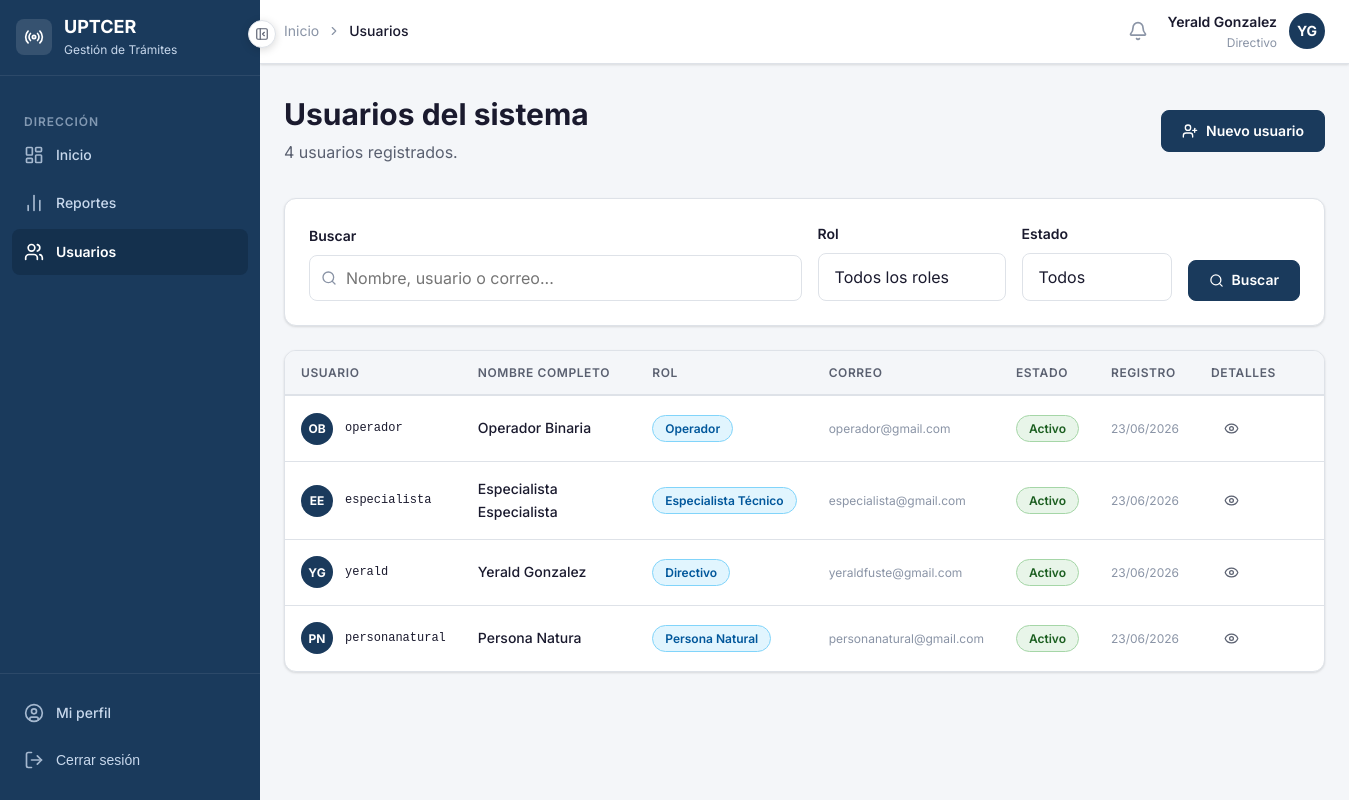
The app's page /usuarios/ (signed in), older data.
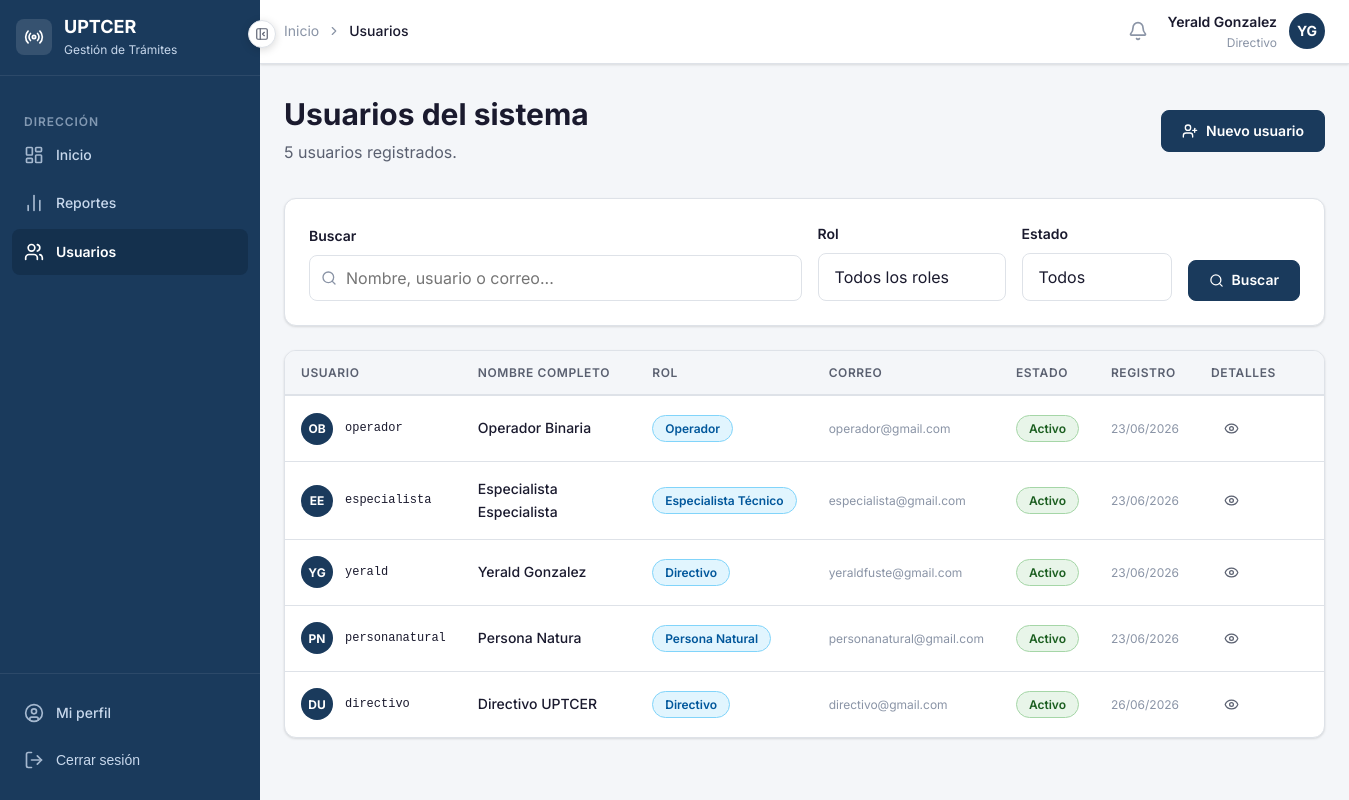
The same page, newer data.
### apps/accounts/models.py (models this page shows, shortened)
class Usuario(AbstractBaseUser, PermissionsMixin):
    ROL_PERSONA_NATURAL  = 'persona_natural'
    ROL_OPERADOR         = 'operador'
    ROL_ESPECIALISTA     = 'especialista'
    ROL_ADUANA           = 'aduana'
    ROL_DIRECTIVO        = 'directivo'
    ROLES = [
        (ROL_PERSONA_NATURAL, 'Persona Natural'),
        (ROL_OPERADOR,        'Operador'),
        (ROL_ESPECIALISTA,    'Especialista Técnico'),
        (ROL_ADUANA,          'Aduana'),
        (ROL_DIRECTIVO,       'Directivo'),
    ]
    username        = models.CharField('Usuario', max_length=150, unique=True)
    email           = models.EmailField('Correo electrónico', unique=True)
    nombre          = models.CharField('Nombre', max_length=100)
    apellidos       = models.CharField('Apellidos', max_length=100)
    rol             = models.CharField('Rol', max_length=30, choices=ROLES, default=ROL_PERSONA_NATURAL)
    telefono        = models.CharField('Teléfono', max_length=20, blank=True)
    activo          = models.BooleanField('Activo', default=True)
    fecha_registro  = models.DateTimeField('Fecha de registro', auto_now_add=True)
    is_active       = models.BooleanField(default=True)
    is_staff        = models.BooleanField(default=False)
    objects = UsuarioManager()
    USERNAME_FIELD  = 'username'
    REQUIRED_FIELDS = ['email', 'nombre', 'apellidos']
    class Meta:
        verbose_name        = 'Usuario'
        verbose_name_plural = 'Usuarios'
        ordering            = ['apellidos', 'nombre']
    def get_nombre_completo(self):
        return f'{self.nombre} {self.apellidos}'
    @property
    def es_persona_natural(self):
        return self.rol == self.ROL_PERSONA_NATURAL
    @property
    def es_operador(self):
        return self.rol == self.ROL_OPERADOR
    @property
    def es_especialista(self):
        return self.rol == self.ROL_ESPECIALISTA
    @property
    def es_aduana(self):
        return self.rol == self.ROL_ADUANA
    @property
    def es_directivo(self):
        return self.rol == self.ROL_DIRECTIVO

### apps/accounts/views.py (the view, shortened to what this page needs)
# urls.py: path('usuarios/',                       views.lista_usuarios,           name='lista_usuarios'),
@never_cache
@login_required
def lista_usuarios(request):
    if not (request.user.es_directivo or request.user.es_operador):
        messages.error(request, 'No tiene permisos para acceder a esta sección.')
        return redirect('accounts:dashboard')
    from .models import Usuario
    usuarios = Usuario.objects.all().order_by('apellidos', 'nombre')
    rol    = request.GET.get('rol', '')
    activo = request.GET.get('activo', '')
    q      = request.GET.get('q', '').strip()
    if rol:
        usuarios = usuarios.filter(rol=rol)
    if activo != '':
        usuarios = usuarios.filter(is_active=activo == '1')
    return render(request, 'accounts/usuarios/lista.html', {
        'usuarios':    usuarios,
        'rol_actual':  rol,
        'activo_actual': activo,
        'busqueda':    q,
        'ROLES':       Usuario.ROLES,
        'total':       usuarios.count(),
    })

### templates/accounts/usuarios/lista.html (shortened to what this page needs)
{% extends 'base/base.html' %}
{% block nav_usuarios %}activo{% endblock %}
{% block breadcrumb %}
<li style="display:flex;align-items:center;gap:var(--espacio-2);">
  <i data-lucide="chevron-right" style="width:14px;height:14px;"></i>
  <span style="color:var(--color-texto-principal);font-weight:var(--peso-medio);">Usuarios</span>
</li>
{% endblock %}
{% block contenido %}
<div class="pagina-cabecera flex justify-between items-center">
  <div>
    <h1 class="pagina-titulo">Usuarios del sistema</h1>
    <p class="pagina-subtitulo">{{ total }} usuario{{ total|pluralize }} registrado{{ total|pluralize }}.</p>
  </div>
  {% if user.es_directivo %}
  <a href="{% url 'accounts:nuevo_usuario' %}" class="btn btn-primario">
    <i data-lucide="user-plus" style="width:16px;height:16px;"></i>
    Nuevo usuario
  </a>
  {% endif %}
</div>
<div class="tarjeta mb-6">
  <div class="tarjeta-cuerpo">
    <form method="get" style="display:flex;gap:var(--espacio-4);align-items:flex-end;flex-wrap:wrap;">
      <div class="campo-grupo" style="margin-bottom:0;flex:1;min-width:200px;">
        <label class="campo-etiqueta">Buscar</label>
        <div style="position:relative;">
          <i data-lucide="search" style="position:absolute;left:12px;top:50%;transform:translateY(-50%);width:16px;height:16px;color:var(--color-texto-muted);"></i>
          <input type="text" name="q" value="{{ busqueda }}"
            class="campo-input" style="padding-left:36px;"
            placeholder="Nombre, usuario o correo...">
        </div>
      </div>
      <div class="campo-grupo" style="margin-bottom:0;min-width:180px;">
        <label class="campo-etiqueta">Rol</label>
        <select name="rol" class="campo-select" onchange="this.form.submit()">
          <option value="">Todos los roles</option>
        </select>
      </div>
      <div class="campo-grupo" style="margin-bottom:0;min-width:150px;">
        <label class="campo-etiqueta">Estado</label>
        <select name="activo" class="campo-select" onchange="this.form.submit()">
          <option value="">Todos</option>
        </select>
      </div>
      <div style="display:flex;gap:var(--espacio-2);margin-bottom:0;">
        <button type="submit" class="btn btn-primario">
          <i data-lucide="search" style="width:15px;height:15px;"></i>
          Buscar
        </button>
      </div>
    </form>
  </div>
</div>
<div class="tarjeta">
  <div class="tarjeta-cuerpo" style="padding:0;">
    {% if usuarios %}
      <div class="tabla-contenedor" style="border:none;border-radius:0;">
        <table class="tabla">
          <thead>
            <tr>
              <th>Usuario</th>
              <th>Nombre completo</th>
              <th>Rol</th>
              <th>Correo</th>
              <th>Estado</th>
              <th>Registro</th>
              <th>Detalles</th>
              <th></th>
            </tr>
          </thead>
          <tbody>
            {% for u in usuarios %}
            <tr>
              <td>
                <div style="display:flex;align-items:center;gap:var(--espacio-3);">
                  <div style="width:32px;height:32px;border-radius:50%;background-color:{% if u.is_active %}var(--color-primario){% else %}var(--color-texto-muted){% endif %};display:flex;align-items:center;justify-content:center;color:white;font-size:var(--texto-xs);font-weight:var(--peso-bold);flex-shrink:0;">
                    {{ u.nombre|first|upper }}{{ u.apellidos|first|upper }}
                  </div>
                  <span style="font-family:var(--fuente-mono);font-size:var(--texto-xs);">{{ u.username }}</span>
                </div>
              </td>
              <td style="font-weight:var(--peso-medio);">{{ u.get_nombre_completo }}</td>
              <td>
                <span class="badge badge-info">{{ u.get_rol_display }}</span>
              </td>
              <td style="color:var(--color-texto-muted);font-size:var(--texto-xs);">{{ u.email }}</td>
              <td>
                {% if u.is_active %}
                  <span class="badge badge-aprobado">Activo</span>
                {% else %}
                  <span class="badge badge-denegado">Inactivo</span>
                {% endif %}
              </td>
              <td style="color:var(--color-texto-muted);white-space:nowrap;font-size:var(--texto-xs);">
                {{ u.fecha_registro|date:"d/m/Y" }}
              </td>
              <td>
                <a href="{% url 'accounts:detalle_usuario' u.pk %}" class="btn btn-ghost btn-sm">
                  <i data-lucide="eye" style="width:15px;height:15px;"></i>
                </a>
              </td>
            </tr>
            {% endfor %}
          </tbody>
        </table>
      </div>
    {% endif %}
  </div>
</div>
{% endblock %}

### templates/base/base.html (shortened to what this page needs)
<!DOCTYPE html>
<html lang="es">
<head>
  {% load static %}
  <link rel="stylesheet" href="{% static 'css/global.css' %}">
  <link rel="stylesheet" href="{% static 'css/toast.css' %}">
</head>
<body>
<div class="layout-wrapper">
  <aside class="layout-sidebar" id="sidebar">
    <div class="sidebar-logo">
      <div style="width:36px;height:36px;background:rgba(255,255,255,0.12);border-radius:8px;display:flex;align-items:center;justify-content:center;flex-shrink:0;">
        <i data-lucide="radio" style="width:20px;height:20px;color:white;"></i>
      </div>
      <div class="sidebar-logo-info">
        <div class="sidebar-logo-texto">UPTCER</div>
        <div class="sidebar-logo-subtexto">Gestión de Trámites</div>
      </div>
    </div>
    <nav class="sidebar-nav">
      {% if user.es_directivo %}
        <div class="sidebar-seccion-titulo">Dirección</div>
        <a href="{% url 'accounts:dashboard' %}" class="sidebar-enlace {% block nav_dir_inicio %}{% endblock %}" data-tooltip="Inicio">
          <i data-lucide="layout-dashboard" class="icono"></i>
          <span class="sidebar-enlace-texto">Inicio</span>
        </a>
        <a href="#" class="sidebar-enlace {% block nav_reportes %}{% endblock %}" data-tooltip="Reportes">
          <i data-lucide="bar-chart-2" class="icono"></i>
          <span class="sidebar-enlace-texto">Reportes</span>
        </a>
        <a href="{% url 'accounts:lista_usuarios' %}" class="sidebar-enlace {% block nav_usuarios %}{% endblock %}" data-tooltip="Usuarios">          <i data-lucide="users" class="icono"></i>
          <span class="sidebar-enlace-texto">Usuarios</span>
        </a>
      {% endif %}
    </nav>
    <div class="sidebar-pie">
      <a href="{% url 'accounts:perfil' %}" class="sidebar-enlace" data-tooltip="Mi perfil">
        <i data-lucide="user-circle" class="icono"></i>
        <span class="sidebar-enlace-texto">Mi perfil</span>
      </a>
      <form method="post" action="{% url 'accounts:logout' %}">
        <button type="submit" class="sidebar-enlace" data-tooltip="Cerrar sesión"
          style="width:100%;background:none;border:none;cursor:pointer;text-align:left;">
          <i data-lucide="log-out" class="icono"></i>
          <span class="sidebar-enlace-texto">Cerrar sesión</span>
        </button>
      </form>
    </div>
  </aside>
  <div class="layout-main">
    <header class="layout-navbar">
      <nav aria-label="Ruta de navegación" style="flex:1;">
        <ol style="list-style:none;display:flex;align-items:center;gap:var(--espacio-2);font-size:var(--texto-sm);color:var(--color-texto-muted);">
          <li><a href="{% url 'accounts:dashboard' %}" style="color:var(--color-texto-muted);text-decoration:none;">Inicio</a></li>
          {% block breadcrumb %}{% endblock %}
        </ol>
      </nav>
      <div style="display:flex;align-items:center;gap:var(--espacio-3);">
        <a href="{% url 'notificaciones:lista' %}"
          id="btn-notificaciones"
          style="position:relative;width:36px;height:36px;border-radius:var(--radio-md);display:flex;align-items:center;justify-content:center;color:var(--color-texto-muted);background:transparent;border:none;cursor:pointer;text-decoration:none;transition:var(--transicion-rapida);"
          onmouseenter="this.style.background='var(--color-fondo)';this.style.color='var(--color-texto-principal)'"
          onmouseleave="this.style.background='transparent';this.style.color='var(--color-texto-muted)'"
          title="Notificaciones"
        >
          <i data-lucide="bell" style="width:20px;height:20px;"></i>
        </a>
        <div style="text-align:right;">
          <div style="font-size:var(--texto-sm);font-weight:var(--peso-semi);color:var(--color-texto-principal);">
            {{ user.get_nombre_completo }}
          </div>
          <div style="font-size:var(--texto-xs);color:var(--color-texto-muted);">
            {{ user.get_rol_display }}
          </div>
        </div>
        <div style="width:36px;height:36px;border-radius:50%;background-color:var(--color-primario);display:flex;align-items:center;justify-content:center;color:white;font-size:var(--texto-sm);font-weight:var(--peso-bold);">
          {{ user.nombre|first|upper }}{{ user.apellidos|first|upper }}
        </div>
      </div>
    </header>
    <main class="layout-contenido">
      {% block contenido %}{% endblock %}
    </main>
  </div>
</div>
<button
  id="btn-colapsar"
  class="btn-colapsar-sidebar"
  onclick="alternarSidebar()"
  title="Colapsar menú"
  aria-label="Colapsar menú"
>
  <i data-lucide="panel-left-close" id="icono-colapsar" style="width:14px;height:14px;"></i>
</button>
</body>
</html>

Row changes from the older to the newer data that the page shows:
added Usuario: nombre|first "D", apellidos|first "U", username "directivo", get_nombre_completo "Directivo UPTCER", rol "Directivo", email "directivo@gmail.com", is_active "Activo", fecha_registro "26/06/2026"
Text that changed along with them:
{{ total }}: "4" → "5"
